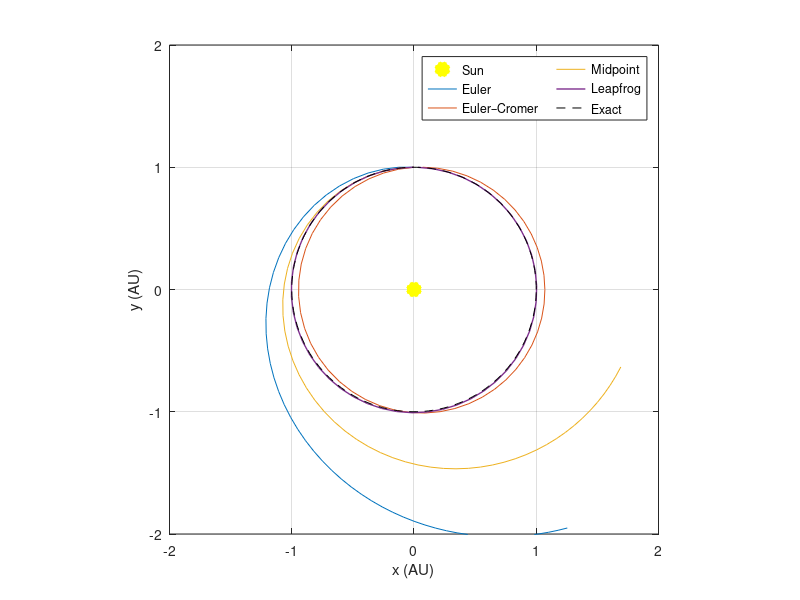

MATLAB code for this plot:
clear variables
close all

% units: AU, years, solar masses
G = 4*pi^2;
M_sun = 1;

% time grid
T  = 1;
dt = T/50;
t  = 0:dt:T;
N  = length(t);

% acceleration (component-wise)
d = @(x,y) sqrt(x^2 + y^2);
a = @(r,d) -G*M_sun*r/d^3;   % component-wise acceleration

% EULER
x_E = zeros(N,1); y_E = zeros(N,1);
vx  = zeros(N,1); vy  = zeros(N,1);

x_E(1) = 0; y_E(1) = 1;
vx(1)  = -sqrt(G*M_sun/y_E(1));
vy(1)  = 0;

for k = 1:N-1
    r  = d(x_E(k), y_E(k));
    vx(k+1) = vx(k) + dt*a(x_E(k), r);
    vy(k+1) = vy(k) + dt*a(y_E(k), r);

    x_E(k+1) = x_E(k) + vx(k)*dt;
    y_E(k+1) = y_E(k) + vy(k)*dt;
end

% EULER CROMER
x_EC = zeros(N,1); y_EC = zeros(N,1);
vx   = zeros(N,1); vy   = zeros(N,1);

x_EC(1) = 0; y_EC(1) = 1;
vx(1)   = -sqrt(G*M_sun/y_EC(1));
vy(1)   = 0;

for k = 1:N-1
    r  = d(x_EC(k), y_EC(k));
    vx(k+1) = vx(k) + dt*a(x_EC(k), r);
    vy(k+1) = vy(k) + dt*a(y_EC(k), r);

    x_EC(k+1) = x_EC(k) + vx(k+1)*dt;
    y_EC(k+1) = y_EC(k) + vy(k+1)*dt;
end

% MIDPOINT
x_MP = zeros(N,1); y_MP = zeros(N,1);
vx   = zeros(N,1); vy   = zeros(N,1);

x_MP(1) = 0; y_MP(1) = 1;
vx(1)   = -sqrt(G*M_sun/y_MP(1));
vy(1)   = 0;

for k = 1:N-1
    r  = d(x_MP(k), y_MP(k));
    vx(k+1) = vx(k) + dt*a(x_MP(k), r);
    vy(k+1) = vy(k) + dt*a(y_MP(k), r);

    x_MP(k+1) = x_MP(k) + 0.5*(vx(k)+vx(k+1))*dt;
    y_MP(k+1) = y_MP(k) + 0.5*(vy(k)+vy(k+1))*dt;
end

% LEAPFROG
x_LF = zeros(N,1);
y_LF = zeros(N,1);

x_LF(1) = 0;
y_LF(1) = 1;

vx_half = -sqrt(G*M_sun/y_LF(1));
vy_half = 0;

% rewind velocity by half step
r0 = d(x_LF(1), y_LF(1));
vx_half = vx_half - 0.5*dt*a(x_LF(1), r0);
vy_half = vy_half - 0.5*dt*a(y_LF(1), r0);

for k = 1:N-1

    % acceleration at current position
    r = d(x_LF(k), y_LF(k));
    ax = a(x_LF(k), r);
    ay = a(y_LF(k), r);

    % kick: advance velocity to next half-step
    vx_half = vx_half + ax*dt;
    vy_half = vy_half + ay*dt;

    % drift: advance position to next full step
    x_LF(k+1) = x_LF(k) + vx_half*dt;
    y_LF(k+1) = y_LF(k) + vy_half*dt;
end

plot(0,0,'y*','LineWidth',10)
hold on
plot(x_E,y_E, x_EC,y_EC, x_MP,y_MP, x_LF, y_LF,'LineWidth',1)

% exact circular orbit
th = linspace(0,2*pi,200);
plot(cos(th),sin(th),'k--')

hold off
legend('Sun','Euler','Euler–Cromer','Midpoint','Leapfrog','Exact','NumColumns',2)
axis equal
xlim([-2 2]); ylim([-2 2])
xlabel('x (AU)'); ylabel('y (AU)')
grid on
